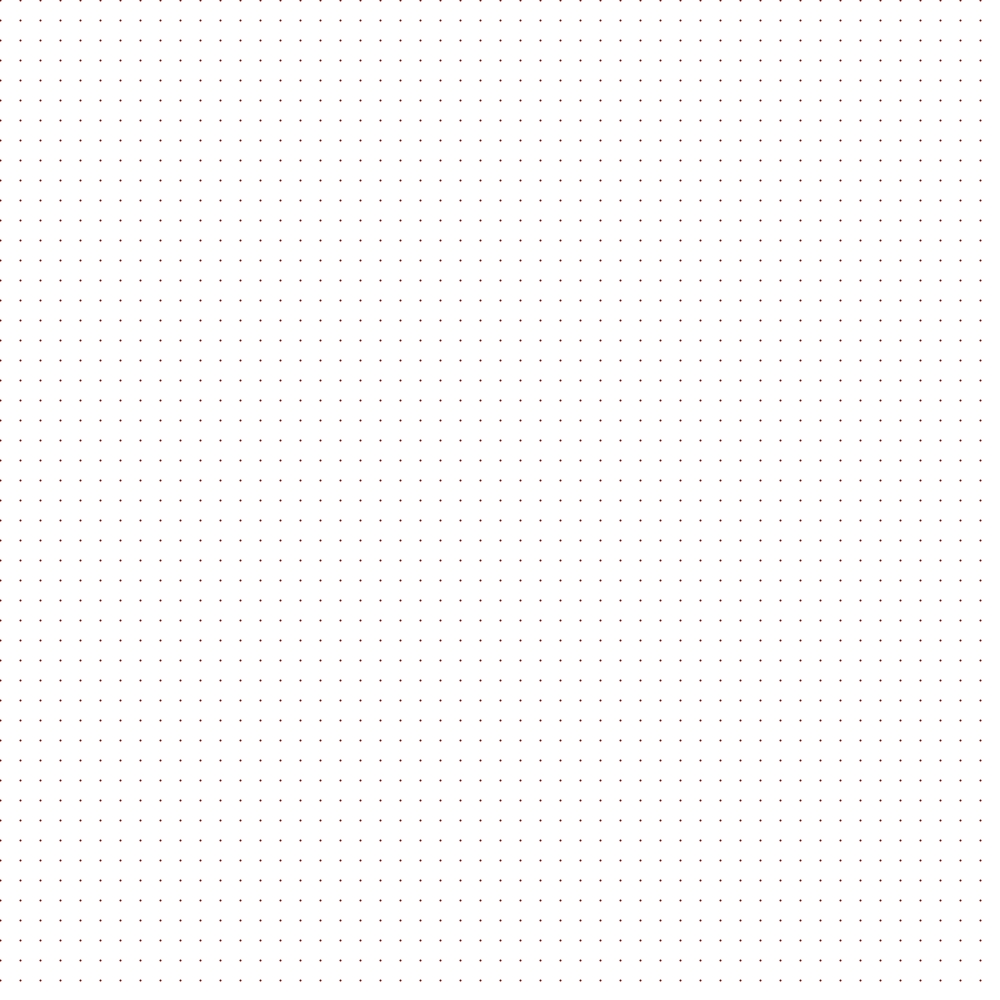
Frame 1 (no input)
Frame 60 (the mouse pressed at the canvas centre just before this capture): identical to frame 1, image omitted
Frame 120 (the mouse held since frame 60 and released just before this capture): identical to frame 1, image omitted

The Processing sketch that drew this single still picture (run headless with seeded random() and noise(); from frame 60 on, the mouse is pressed at the canvas centre):

// Processing sketch: Simulation
// ── Simulation.pde
class FluidField {
  int size;
  int iter;
  float dt;
  float diff;
  float visc;

  float[] density0;
  float[] density;

  float[] Vx;
  float[] Vy;

  float[] Vx0;
  float[] Vy0;

  public FluidField(int size, int iter, float diffusion, float viscosity, float dt) {
    int N = size;

    this.size = size;
    this.iter = iter;
    this.dt = dt;
    this.diff = diffusion;
    this.visc = viscosity;

    density0 = new float[N * N];
    density = new float[N * N];

    Vx = new float[N * N];
    Vy = new float[N * N];

    Vx0 = new float[N * N];
    Vy0 = new float[N * N];
  }

  public int IX(int x, int y) {
    x = constrain(x, 0, size - 1);
    y = constrain(y, 0, size - 1);
    return y * size + x;
  }

  public void addVel(int x, int y, float amountX, float amountY) {
    Vx[IX(x, y)] += amountX;
    Vy[IX(x, y)] += amountY;
  }

  public void addDen(int x, int y, float amount) {
    density[IX(x, y)] += amount;
  }

  public void diffuse(int b, float[] f, float[] f0, float diff) {
    float a = dt * diff * (size - 2) * (size - 2);
    linSolve(b, f, f0, a, 1 + 4 * a);
  }

  public void linSolve(int b, float[] f, float[] f0, float a, float c) {
    float cRecip = 1.0 / c;
    for (int i = 0; i < iter; i++) {
      for (int y = 1; y < size - 1; y++) {
        for (int x = 1; x < size - 1; x++) {
          f[IX(x, y)] =
            cRecip * (
            f0[IX(x, y)] +
            a * (
            f[IX(x+1, y  )] +
            f[IX(x-1, y  )] +
            f[IX(x, y+1)] +
            f[IX(x, y-1)]));
        }
      }
      setBoundary(b, f);
    }
  }

  public void project(float[] velX, float[] velY, float[] p, float[] div) {
    for (int y = 1; y < size - 1; y++) {
      for (int x = 1; x < size - 1; x++) {
        // calculate the divergence
        // x and y are averaged and then added
        // they can be added because it is independendt of the axsis
        // this stuff is then scaled by the size (I don't know why, it's convertet right back and it works with out it)
        div[IX(x, y)] = -0.5f*(
          velX[IX(x + 1,   y)] -
          velX[IX(x - 1,   y)] +
          velY[IX(  x, y + 1)] -
          velY[IX(  x, y - 1)]
          ) / size;
        
        // p is cleared
        p[IX(x, y)] = 0;
      }
    }

    setBoundary(0, div);
    setBoundary(0, p);
    // p is the avg div
    linSolve(0, p, div, 1, 4);

    for (int y = 1; y < size - 1; y++) {
      for (int x = 1; x < size - 1; x++) {
        velX[IX(x, y)] -= 0.5f * (p[IX(x+1, y)] - p[IX(x-1, y)]) * size;
        velY[IX(x, y)] -= 0.5f * (p[IX(x, y+1)] - p[IX(x, y-1)]) * size;
      }
    }

    setBoundary(1, velX);
    setBoundary(2, velY);
  }

  public void advect(int b, float[] d, float[] d0, float[] velX, float[] velY) {
    float i0, i1, j0, j1;

    // this is so that the cells don't need to be of equal size in x and y direction.
    // I don't need this so I won't have this in my sim
    float dtx = dt * (size - 2);
    float dty = dt * (size - 2);

    float s0, s1, t0, t1;
    float tmp1, tmp2, x, y;

    float Nfloat = size;
    float ifloat, jfloat;
    int i, j;

    for (j = 1, jfloat = 1; j < size - 1; j++, jfloat++) {
      for (i = 1, ifloat = 1; i < size - 1; i++, ifloat++) {
        tmp1 = dtx * velX[IX(i, j)];
        tmp2 = dty * velY[IX(i, j)];
        x    = ifloat - tmp1;
        y    = jfloat - tmp2;

        if (x < 0.5f) x = 0.5f;
        if (x > Nfloat - 0.5f) x = Nfloat - 0.5f;
        i0 = floor(x); // L
        i1 = i0 + 1.0f; // R
        if (y < 0.5f) y = 0.5f;
        if (y > Nfloat - 0.5f) y = Nfloat - 0.5f;
        j0 = floor(y); // B
        j1 = j0 + 1.0f; // T

        // offset to the left side of the cell
        s1 = x - i0;
        // offset to the right side of the cell
        s0 = 1.0f - s1;
        // offset to the bottom side of the cell
        t1 = y - j0;
        // offset to the top side of the cell
        t0 = 1.0f - t1;

        int i0i = (int)i0;
        int i1i = (int)i1;
        int j0i = (int)j0;
        int j1i = (int)j1;

        // modify the field with subpixel percision
        // this is done with the offset that was calculated before by using it as a weight
        d[IX(i, j)] =
          s0 * ( t0 * d0[IX(i0i, j0i)] + t1 * d0[IX(i0i, j1i)]) +
          s1 * ( t0 * d0[IX(i1i, j0i)] + t1 * d0[IX(i1i, j1i)]);
      }
    }
    setBoundary(b, d);
  }

  public void setBoundary(int b, float[] f) {
    for (int i = 1; i < size - 1; i++) {
      f[IX(i, 0)] = b == 2 ? -f[IX(i, 1)] : f[IX(i, 1)];
      f[IX(i, size-1)] = b == 2 ? -f[IX(i, size-2)] : f[IX(i, size-2)];
    }

    for (int j = 1; j < size - 1; j++) {
      f[IX(0, j)] = b == 1 ? -f[IX(1, j)] : f[IX(1, j)];
      f[IX(size-1, j)] = b == 1 ? -f[IX(size-2, j)] : f[IX(size-2, j)];
    }

    f[IX(     0, 0     )] = 0.5f * (f[IX(     1,      0)] + f[IX(     0,      1)] + f[IX(     0,      0)]);
    f[IX(     0, size-1)] = 0.5f * (f[IX(     1, size-1)] + f[IX(     0, size-2)] + f[IX(     0, size-1)]);
    f[IX(size-1, 0     )] = 0.5f * (f[IX(size-2,      0)] + f[IX(size-1,      1)] + f[IX(size-1,      0)]);
    f[IX(size-1, size-1)] = 0.5f * (f[IX(size-2, size-1)] + f[IX(size-1, size-2)] + f[IX(size-1, size-1)]);
  }
  
  void step() {    
    diffuse(1, Vx0, Vx, visc);
    diffuse(2, Vy0, Vy, visc);
    
    project(Vx0, Vy0, Vx, Vy);
    
    advect(1, Vx, Vx0, Vx0, Vy0);
    advect(2, Vy, Vy0, Vx0, Vy0);
    
    project(Vx, Vy, Vx0, Vy0);
    
    diffuse(0, density0, density, diff);
    advect(0, density, density0, Vx, Vy);
  }
}

final int SIZE = 50;
final int ITER = 50;
float scale = 20.0f;

FluidField fluid = new FluidField(SIZE, ITER, 0.000001, 0.001, 0.01);

void setup() {
  noStroke();
  size(1000, 1000);
}

void draw() {
  fluid.step();
  
  float s = 0;
  for (int i = 0; i < fluid.density.length; i++) {
    s += fluid.density[i];
  }
  
  // println(s);
  
  background(255);
  for (int y = 0; y < fluid.size; y++) {
    for (int x = 0; x < fluid.size; x++) {
      int i = fluid.IX(x, y);
      noStroke();
      fill(0, 0, 0, fluid.density[i] / 10);
      rect(x * scale, y * scale, scale, scale);
      
      colorMode(HSB, 100);
      float a = sqrt(pow(fluid.Vx[i], 2) + pow(fluid.Vy[i], 2));
      strokeWeight(2);
      stroke(a * 40, 100, 50);
      line(x * scale, y * scale, scale * (x + fluid.Vx[i]), scale * (y + fluid.Vy[i]));
      colorMode(RGB, 255);
    }
  }
}

void mouseDragged() {
  int x = int((float)mouseX / scale);
  int y = int((float)mouseY / scale);
  float vx = (mouseX - pmouseX) * 2;
  float vy = (mouseY - pmouseY) * 2;
  fluid.addDen(x, y, 1000);
  fluid.addVel(x, y, vx, vy);
}
